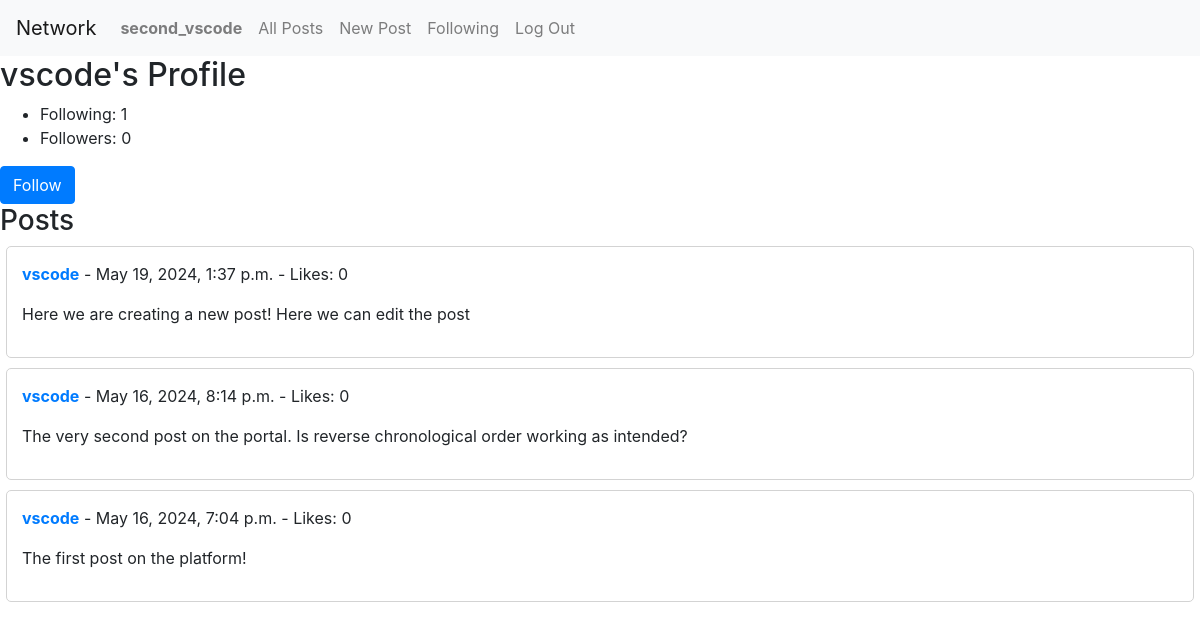
Page /profile/vscode/ (signed in) on the committed database.
### network/models.py (models this page shows, shortened)
class User(AbstractUser):
    pass

class Post(models.Model):
    user = models.ForeignKey(User, on_delete=models.CASCADE, related_name='posts')
    content = models.TextField()
    timestamp = models.DateTimeField(auto_now_add=True)
    likes = models.ManyToManyField(User, related_name='liked_posts', blank=True)

### network/views.py (the view)
# urls.py: path("profile/<str:username>/", views.profile, name="profile"),
def profile(request, username):
    user = get_object_or_404(User, username=username)
    posts = Post.objects.filter(user=user).order_by('-timestamp')
    following_count = user.following.all().count()
    follower_count = user.followers.all().count()
    is_following = False
    if request.user.is_authenticated:
        is_following = Following.objects.filter(user=request.user, followed_user=user).exists()
    paginator = Paginator(posts, 10)
    page_number = request.GET.get('page')
    page_obj = paginator.get_page(page_number)
    return render(request, 'network/profile.html', {
        'profile_user': user,
        'posts': posts,
        'follower_count': follower_count,
        'following_count': following_count,
        'is_following': is_following,
        'page_obj': page_obj
    })

### network/templates/network/profile.html (shortened to what this page needs)
{% extends "network/layout.html" %}
{% block body %}
    <h2>{{ profile_user.username }}'s Profile</h2>
    <ul>
        <li>Following: {{ following_count }}</li>
        <li>Followers: {{ follower_count }}</li>
    </ul>
    {% if user.is_authenticated and user != profile_user %}
        <button id="followBtn" class="btn btn-primary" data-user-id="{{ profile_user.id }}">
            {% if is_following %}
                Unfollow
            {% else %}
                Follow
            {% endif %}
        </button>
    {% endif %}
    <h3>Posts</h3>
    {% if posts %}
        {% for post in page_obj %}
            <div class="post-container" data-post-id="{{ post.id }}">
                <div class="post">
                    <p>
                        <strong><a href="{% url 'profile' post.user.username %}">
                            {{ post.user.username }}</a></strong>
                        - {{ post.timestamp }} - Likes: 0
                    </p>
                    <p id="post-content-{{ post.id }}">{{ post.content }}</p>
                </div>
            </div>
        {% endfor %}
    {% else %}
        <p>{{ profile_user.username }} hasn't made any posts yet.</p>
    {% endif %}
{% endblock %}

### network/templates/network/layout.html (shortened to what this page needs)
{% load static %}
<!DOCTYPE html>
<html lang="en">
    <head>
        <link rel="stylesheet" href="https://stackpath.bootstrapcdn.com/bootstrap/4.4.1/css/bootstrap.min.css">
        <link href="{% static 'network/styles.css' %}" rel="stylesheet">
    </head>
    <body>
        <nav class="navbar navbar-expand-lg navbar-light bg-light">
            <a class="navbar-brand" href="#">Network</a>
            <div>
              <ul class="navbar-nav mr-auto">
                {% if user.is_authenticated %}
                    <li class="nav-item">
                        <a class="nav-link" href="#"><strong>{{ user.username }}</strong></a>
                    </li>
                {% endif %}
                <li class="nav-item">
                  <a class="nav-link" href="{% url 'index' %}">All Posts</a>
                </li>
                {% if user.is_authenticated %}
                    <li class="nav-item">
                        <a class="nav-link" href="{% url 'new_post' %}">New Post</a>
                    </li>
                    <li class="nav-item">
                        <a class="nav-link" href="{% url 'following' %}">Following</a>
                    </li>
                    <li class="nav-item">
                        <a class="nav-link" href="{% url 'logout' %}">Log Out</a>
                    </li>
                {% endif %}
              </ul>
            </div>
          </nav>
        <div class="body">
            {% block body %}
            {% endblock %}
        </div>
    </body>
</html>

### network/static/network/styles.css (style rules this page uses)
.post { border: 1px solid lightgray; padding: 15px; margin-bottom: 10px; border-radius: 5px; max-width: 99vw; margin-left: auto; margin-right: auto; }

### rows in the picture
User: username "second_vscode"
User: username "vscode"
Post: user.username "vscode", timestamp "May 19, 2024, 1:37 p.m.", content "Here we are creating a new post! Here we can edit the post"
Post: user.username "vscode", timestamp "May 16, 2024, 8:14 p.m.", content "The very second post on the portal. Is reverse chronological order working as intended?"
Post: user.username "vscode", timestamp "May 16, 2024, 7:04 p.m.", content "The first post on the platform!"

### other values in the picture
{{ following_count }} "1"
{{ follower_count }} "0"
